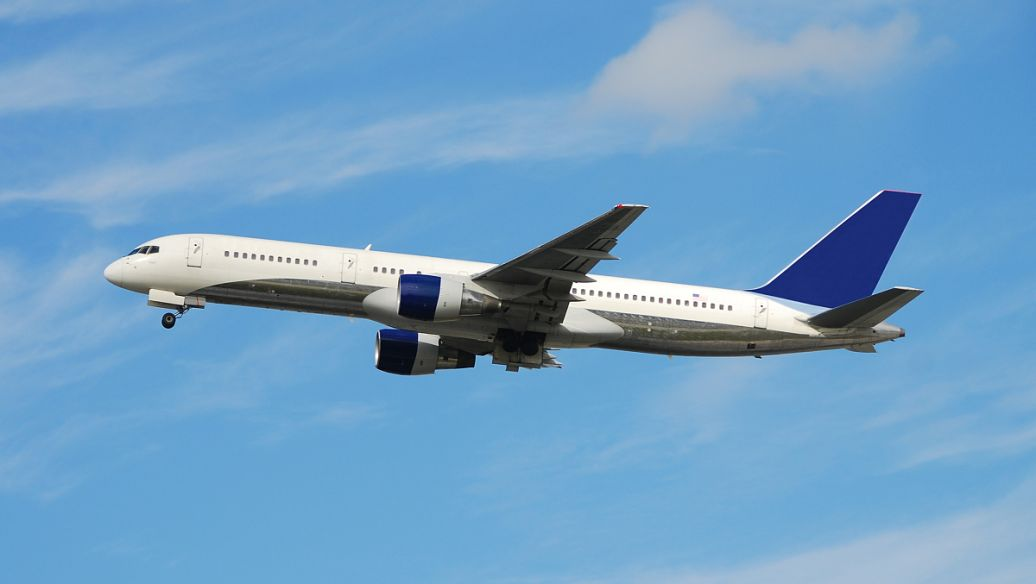
#> input picture task2/example1.jpg, 1036 x 584 px
$ python task2_3_contours.py
#> lines starting #> are read from the running program, lines starting #| are printed output that depends on the picture; after the words box and inside, x2 and y2 are one past the last pixel; in counts of white or black regions, pixels touching at a corner belong together
### task2/src/common.py
# -*- coding: utf-8 -*-
"""task-2 公共工具模块。

包含：目录约定、matplotlib 中文字体设置、BGR/RGB 转换、带文字标签的绘图辅助、
以及统一的"保存图片/视频"接口，保证所有脚本都能从任意工作目录直接运行。
"""

from __future__ import annotations

import json
import sys
from pathlib import Path

import cv2
import numpy as np
import matplotlib

# Windows 控制台默认 GBK，统一改成 UTF-8，避免中文/特殊符号打印报错
for _stream in (sys.stdout, sys.stderr):
    try:
        _stream.reconfigure(encoding="utf-8", errors="replace")
    except Exception:  # pragma: no cover
        pass

matplotlib.use("Agg")  # 无界面环境下渲染到文件
import matplotlib.pyplot as plt

# ---------------------------------------------------------------- 目录约定
TASK2_DIR = Path(__file__).resolve().parents[1]          # .../task2
ASSETS_DIR = TASK2_DIR / "assets"                        # 输入素材
OUT_DIR = TASK2_DIR / "outputs"                          # 全部输出
FIG_DIR = OUT_DIR / "figures"                            # 结果图
VID_DIR = OUT_DIR / "videos"                             # 结果视频
IMG_DIR = OUT_DIR / "images"                             # 单张结果图
DATA_DIR = OUT_DIR / "data"                              # 数值结果 json/csv


def ensure_dirs(*dirs: Path) -> None:
    """创建输出目录（默认创建全部输出子目录）。"""
    for d in (*dirs,) or (FIG_DIR, VID_DIR, IMG_DIR, DATA_DIR):
        Path(d).mkdir(parents=True, exist_ok=True)


def setup_matplotlib() -> None:
    """配置 matplotlib：中文字体、负号显示、高 dpi。"""
    plt.rcParams["font.sans-serif"] = [
        "Microsoft YaHei",
        "SimHei",
        "Noto Sans CJK SC",
        "DejaVu Sans",
    ]
    plt.rcParams["axes.unicode_minus"] = False
    plt.rcParams["figure.dpi"] = 120
    plt.rcParams["savefig.dpi"] = 120
    plt.rcParams["savefig.bbox"] = "tight"


# ---------------------------------------------------------------- 图像工具
def bgr2rgb(img: np.ndarray) -> np.ndarray:
    """OpenCV 默认 BGR 顺序，转成 matplotlib/PIL 使用的 RGB 顺序。"""
    return cv2.cvtColor(img, cv2.COLOR_BGR2RGB)


# [5 lines left out: function put_text, not called in this run]


def save_fig(fig, name: str, subdir: Path = FIG_DIR) -> Path:
    """保存 matplotlib 图像并关闭，避免内存堆积。"""
    subdir.mkdir(parents=True, exist_ok=True)
    path = Path(subdir) / name
    fig.savefig(path)
    plt.close(fig)
    print(f"[figure] {path}")
    return path


def show_panel(ax, img_bgr: np.ndarray, title: str, cmap=None) -> None:
    """在一个 subplot 上显示 OpenCV 图像。"""
    if img_bgr.ndim == 2:
        ax.imshow(img_bgr, cmap=cmap or "gray", vmin=0, vmax=255)
    else:
        ax.imshow(bgr2rgb(img_bgr))
    ax.set_title(title, fontsize=11)
    ax.axis("off")


def imwrite(path: Path, img: np.ndarray) -> Path:
    path = Path(path)
    path.parent.mkdir(parents=True, exist_ok=True)
    ok = cv2.imwrite(str(path), img)
    if not ok:
        raise RuntimeError(f"保存图片失败: {path}")
    print(f"[image ] {path}")
    return path


def dump_json(obj, path: Path) -> Path:
    path = Path(path)
    path.parent.mkdir(parents=True, exist_ok=True)
    with open(path, "w", encoding="utf-8") as f:
        json.dump(obj, f, ensure_ascii=False, indent=2)
    print(f"[json  ] {path}")
    return path


# ---------------------------------------------------------------- 视频工具
class VideoWriter:
    """cv2.VideoWriter 的上下文管理器封装（自动按源视频帧率/尺寸建 writer）。"""

    # [9 lines left out: function __init__, not called in this run]

    def write(self, frame: np.ndarray) -> None:
        self.writer.write(frame)

    def release(self) -> None:
        self.writer.release()

    def __enter__(self):
        return self

    # [26 lines left out: functions __exit__, open_video, read_first_frame, not called in this run]


# ---------------------------------------------------------------- 素材定位
# 优先使用题目提供的官方素材（task2/example*.jpg|mp4），
# 找不到时再退回 make_assets.py 生成的模拟素材（task2/assets/）。
SEARCH_DIRS = [TASK2_DIR, TASK2_DIR / "assets"]


def resolve_asset(name: str) -> Path:
    """按优先级查找素材（官方素材优先），都找不到时给出清晰提示。"""
    for d in SEARCH_DIRS:
        path = d / name
        if path.exists():
            return path
    raise FileNotFoundError(
        f"缺少素材 {name}\n"
        f"  · 官方素材请放到 {TASK2_DIR}\n"
        f"  · 或运行 `python src/make_assets.py` 生成可复现的模拟素材到 {ASSETS_DIR}"
    )


def find_gt(video_path: Path) -> Path:
    """真值 csv 与视频同目录（官方素材没有真值，模拟素材有）。"""
    return video_path.with_name(video_path.stem + "_gt.csv")

### task2/src/task2_3_contours.py
# -*- coding: utf-8 -*-
"""task2-3：检测 example1.jpg 里**飞机**的轮廓并保存，计算它的总面积与总周长。

example1.jpg 是真实照片：**天空背景 + 一架飞机 + 若干云**。直接做 Otsu/阈值会把云也当成目标，
所以这里分两步：

第一步（分割）：把"暗色主体"和"贴着主体的白色高光"合起来
    · 灰度 + 高斯模糊 → Otsu 反相阈值 → 得到暗色主体（飞机机身、机翼、尾翼）；
    · 只保留与主体**连通/紧邻**的低饱和高亮像素（机身白色涂装），而**不去全局**抓高亮，
      这样远处的云就不会被并进来（这是上一版的错误）；
    · 闭运算补孔 + 开运算去噪 → 得到一个干净的前景掩码。

第二步（筛选）：用可解释的判据把云剔掉，只留飞机
    对每个候选轮廓计算 4 个量：
      · 面积占比     占比过小的是噪点；
      · **边缘密度** 区域内 Canny 边缘像素占比 —— 飞机有机身线条/机翼边缘（约 12%），云是光滑的（0%）；
      · **亮度**     区域平均亮度 V / 灰度 —— 云很亮（V≈200），飞机偏暗（V≈128）；
      · 实心度/长宽比 作为辅助说明。
    判定规则：
      · 边缘密度 ≥ 3%  且  平均亮度 V ≤ 170  → **飞机**
      · 边缘密度 < 2%  且  平均亮度 V > 180  → **云**（排除）
      · 其余 → 低置信候选（排除，但仍记录到 json 里）

输出：
    outputs/images/task2_3_contours_annotated.png   只画飞机轮廓的图像
    outputs/images/task2_3_mask.png                 分割掩码
    outputs/images/task2_3_rejected.png             被排除的候选（云等）示意
    outputs/figures/fig_task2_3_contours.png        流程 / 判据 / 统计
    outputs/data/task2_3_contours.json              飞机轮廓的总面积/总周长 + 每个候选的判据
"""

from __future__ import annotations

import cv2
import numpy as np
import matplotlib.pyplot as plt

from common import (
    DATA_DIR, FIG_DIR, IMG_DIR, dump_json, ensure_dirs, imwrite,
    resolve_asset, save_fig, setup_matplotlib, show_panel,
)

MIN_AREA_RATIO = 0.0005      # 面积阈值：图像面积的 0.05%
GROW_RATIO = 0.02            # 只补"紧邻主体"的白色像素：膨胀半径 = 图像对角线的 2%
EDGE_MIN_PCT = 3.0           # 判为"有结构的目标"的边缘密度下限（%）
V_MAX_AIRCRAFT = 170.0       # 飞机区域平均亮度上限（云通常 > 190）
V_MIN_CLOUD = 180.0          # 云的亮度下限
EDGE_MAX_CLOUD = 2.0         # 云的边缘密度上限（%）
COLOR_PLANE = (60, 76, 231)
COLOR_CLOUD = (150, 150, 150)


# ---------------------------------------------------------------- 分割
def build_mask(img: np.ndarray) -> dict:
    gray = cv2.cvtColor(img, cv2.COLOR_BGR2GRAY)
    blur = cv2.GaussianBlur(gray, (5, 5), 0)
    hsv = cv2.cvtColor(img, cv2.COLOR_BGR2HSV)

    # ① 暗色主体（飞机机身、机翼、尾翼；云很亮，不会被选中）
    thr, dark = cv2.threshold(blur, 0, 255, cv2.THRESH_BINARY_INV + cv2.THRESH_OTSU)

    # ② 低饱和高亮（机身白色涂装）—— 全局抓会连云一起抓进来，所以做两版：
    #    raw  : 全局低饱和高亮（候选更全，云也在里面 → 交给第二步的判据筛）
    #    clean: 只取"紧邻主体"的那部分（更严的分割，作为对照展示）
    low_sat = ((hsv[..., 1] < 70) & (hsv[..., 2] > 185)).astype(np.uint8) * 255
    h, w = gray.shape
    grow_r = max(5, int(GROW_RATIO * np.hypot(h, w)))
    seed = cv2.dilate(dark, np.ones((grow_r | 1, grow_r | 1), np.uint8), iterations=1)
    body_white = cv2.bitwise_and(seed, low_sat)

    def merge(a, b):
        m = cv2.bitwise_or(a, b)
        m = cv2.morphologyEx(m, cv2.MORPH_CLOSE, np.ones((7, 7), np.uint8), iterations=2)
        return cv2.morphologyEx(m, cv2.MORPH_OPEN, np.ones((3, 3), np.uint8), iterations=1)

    return dict(gray=gray, hsv=hsv, mask=merge(dark, low_sat), mask_clean=merge(dark, body_white),
                dark=dark, low_sat=low_sat, body_white=body_white,
                otsu=float(thr), edges=cv2.Canny(gray, 50, 150), grow_r=grow_r)


# ---------------------------------------------------------------- 候选 + 判据
def candidates(img: np.ndarray, res: dict) -> list[dict]:
    gray, hsv, edges = res["gray"], res["hsv"], res["edges"]
    h, w = gray.shape
    min_area = MIN_AREA_RATIO * h * w

    cnts, _ = cv2.findContours(res["mask"], cv2.RETR_EXTERNAL, cv2.CHAIN_APPROX_SIMPLE)
    cnts = [c for c in cnts if cv2.contourArea(c) >= min_area]
    cnts.sort(key=lambda c: -cv2.contourArea(c))

    out = []
    for c in cnts:
        area = cv2.contourArea(c)
        perim = cv2.arcLength(c, True)
        x, y, bw, bh = cv2.boundingRect(c)
        region = np.zeros_like(gray)
        cv2.drawContours(region, [c], -1, 255, -1)
        inside = region > 0
        v_mean = float(hsv[..., 2][inside].mean())
        s_mean = float(hsv[..., 1][inside].mean())
        g_mean = float(gray[inside].mean())
        edge_pct = float((edges[inside] > 0).mean() * 100)
        hull = cv2.convexHull(c)
        solidity = float(area / max(cv2.contourArea(hull), 1e-6))

        if edge_pct >= EDGE_MIN_PCT and v_mean <= V_MAX_AIRCRAFT:
            kind, keep = "飞机", True
        elif edge_pct < EDGE_MAX_CLOUD and v_mean > V_MIN_CLOUD:
            kind, keep = "云", False
        else:
            kind, keep = "低置信候选", False

        approx = cv2.approxPolyDP(c, 0.005 * perim, True)
        out.append({
            "id": len(out) + 1,
            "type": kind,
            "kept": keep,
            "area_px2": round(area, 1),
            "perimeter_px": round(perim, 1),
            "area_ratio_pct": round(area / (h * w) * 100, 3),
            "bbox_xywh": [int(x), int(y), int(bw), int(bh)],
            "aspect_w_over_h": round(bw / max(bh, 1), 2),
            "mean_gray": round(g_mean, 1),
            "mean_V": round(v_mean, 1),
            "mean_S": round(s_mean, 1),
            "edge_density_pct": round(edge_pct, 2),
            "solidity": round(solidity, 3),
            "area_approx_poly_px2": round(float(cv2.contourArea(approx)), 1),
            "perimeter_approx_poly_px": round(float(cv2.arcLength(approx, True)), 1),
            "vertices_approx": int(len(approx)),
            "contour": c,
        })
    return out


def main() -> None:
    ensure_dirs(FIG_DIR, IMG_DIR, DATA_DIR)
    setup_matplotlib()
    src = resolve_asset("example1.jpg")
    img = cv2.imread(str(src), cv2.IMREAD_COLOR)
    h, w = img.shape[:2]
    res = build_mask(img)
    cands = candidates(img, res)

    kept = [c for c in cands if c["kept"]]
    rejected = [c for c in cands if not c["kept"]]

    print(f"图像 {w}×{h}  Otsu 阈值 = {res['otsu']:.0f}  白色补全半径 = {res['grow_r']} px")
    print(f"候选轮廓 {len(cands)} 个：")
    print(f"{'#':>2} {'类型':<8} {'面积px²':>9} {'占比':>7} {'亮度V':>7} {'边缘密度':>8} {'实心度':>6}  判定")
    for c in cands:
        print(f"{c['id']:>2} {c['type']:<8} {c['area_px2']:>9.0f} {c['area_ratio_pct']:>6.2f}% "
              f"{c['mean_V']:>7.1f} {c['edge_density_pct']:>7.2f}% {c['solidity']:>6.2f}  "
              f"{'保留(飞机)' if c['kept'] else '排除'}")

    total_area = sum(c["area_px2"] for c in kept)
    total_perim = sum(c["perimeter_px"] for c in kept)
    total_area_poly = sum(c["area_approx_poly_px2"] for c in kept)
    total_perim_poly = sum(c["perimeter_approx_poly_px"] for c in kept)
    print(f"\n✅ 飞机轮廓 {len(kept)} 个：总面积 = {total_area:.1f} px²（占画面 {total_area/(w*h)*100:.2f}%），"
          f"总周长 = {total_perim:.1f} px")
    print(f"   多边形近似：面积 {total_area_poly:.1f} px²，周长 {total_perim_poly:.1f} px")
    print(f"   已排除 {len(rejected)} 个云/干扰候选：" +
          ", ".join(f"#{c['id']}({c['type']},{c['area_px2']:.0f}px²)" for c in rejected))

    # ---------------- 标注图（只画飞机）
    canvas = img.copy()
    for c in kept:
        cv2.drawContours(canvas, [c["contour"]], -1, COLOR_PLANE, 3, cv2.LINE_AA)
        x, y, bw, bh = c["bbox_xywh"]
        cv2.rectangle(canvas, (x, y), (x + bw, y + bh), (255, 255, 255), 1, cv2.LINE_AA)
        label = f"AIRCRAFT #{c['id']}  A={c['area_px2']:.0f}px2  P={c['perimeter_px']:.0f}px"
        cv2.putText(canvas, label, (max(4, x), max(16, y - 8)),
                    cv2.FONT_HERSHEY_SIMPLEX, 0.55, (0, 0, 0), 4, cv2.LINE_AA)
        cv2.putText(canvas, label, (max(4, x), max(16, y - 8)),
                    cv2.FONT_HERSHEY_SIMPLEX, 0.55, COLOR_PLANE, 1, cv2.LINE_AA)
    cv2.putText(canvas, f"aircraft: A={total_area:.0f}px2  P={total_perim:.0f}px", (12, h - 14),
                cv2.FONT_HERSHEY_SIMPLEX, 0.6, (0, 0, 0), 4, cv2.LINE_AA)
    cv2.putText(canvas, f"aircraft: A={total_area:.0f}px2  P={total_perim:.0f}px", (12, h - 14),
                cv2.FONT_HERSHEY_SIMPLEX, 0.6, (255, 255, 255), 1, cv2.LINE_AA)
    imwrite(IMG_DIR / "task2_3_contours_annotated.png", canvas)
    imwrite(IMG_DIR / "task2_3_mask.png", res["mask"])

    # 被排除的候选示意
    rej_canvas = img.copy()
    for c in rejected:
        cv2.drawContours(rej_canvas, [c["contour"]], -1, COLOR_CLOUD, 2, cv2.LINE_AA)
        x, y, bw, bh = c["bbox_xywh"]
        txt = f"REJECT #{c['id']} {c['type']} V={c['mean_V']:.0f} edge={c['edge_density_pct']:.1f}%"
        cv2.putText(rej_canvas, txt, (max(4, x), max(16, y - 6)),
                    cv2.FONT_HERSHEY_SIMPLEX, 0.45, (0, 0, 0), 3, cv2.LINE_AA)
        cv2.putText(rej_canvas, txt, (max(4, x), max(16, y - 6)),
                    cv2.FONT_HERSHEY_SIMPLEX, 0.45, COLOR_CLOUD, 1, cv2.LINE_AA)
    imwrite(IMG_DIR / "task2_3_rejected.png", rej_canvas)

    # ---------------- 汇总图
    fig = plt.figure(figsize=(15, 10.5))
    gs = fig.add_gridspec(3, 3, height_ratios=[1, 1, 0.9], hspace=0.28, wspace=0.18)
    show_panel(fig.add_subplot(gs[0, 0]), img, f"原图 example1.jpg（{w}×{h}，天空+飞机+云）")
    show_panel(fig.add_subplot(gs[0, 1]), res["dark"], f"① Otsu 暗色主体（阈值 {res['otsu']:.0f}）")
    show_panel(fig.add_subplot(gs[0, 2]), res["body_white"],
               f"② 只补紧邻机身的白漆（半径 {res['grow_r']}px）")
    show_panel(fig.add_subplot(gs[1, 0]), res["mask"], "③ 候选掩码：暗色 + 全局高亮（云也在里面）")
    show_panel(fig.add_subplot(gs[1, 1]), canvas, "④ 判据筛选后：只保留飞机轮廓")
    show_panel(fig.add_subplot(gs[1, 2]), rej_canvas, f"⑤ 被排除的候选（{len(rejected)} 个云/干扰）")

    ax1 = fig.add_subplot(gs[2, 0])
    labels = [f"#{c['id']} {c['type']}" for c in cands]
    colors = ["#2e7d32" if c["kept"] else "#9e9e9e" for c in cands]
    ax1.bar(labels, [c["edge_density_pct"] for c in cands], color=colors)
    ax1.axhline(EDGE_MIN_PCT, color="red", ls="--", lw=1, label=f"飞机判定线 {EDGE_MIN_PCT}%")
    ax1.set_title("判据①：边缘密度（飞机有结构、云是光滑的）", fontsize=10)
    ax1.set_ylabel("%")
    ax1.tick_params(axis="x", labelsize=8)
    ax1.legend(fontsize=8)
    ax1.grid(axis="y", alpha=0.3)

    ax2 = fig.add_subplot(gs[2, 1])
    ax2.bar(labels, [c["mean_V"] for c in cands], color=colors)
    ax2.axhline(V_MAX_AIRCRAFT, color="red", ls="--", lw=1, label=f"飞机亮度上限 {V_MAX_AIRCRAFT:.0f}")
    ax2.axhline(V_MIN_CLOUD, color="gray", ls=":", lw=1, label=f"云亮度下限 {V_MIN_CLOUD:.0f}")
    ax2.set_title("判据②：区域平均亮度 V", fontsize=10)
    ax2.set_ylabel("V (0-255)")
    ax2.tick_params(axis="x", labelsize=8)
    ax2.legend(fontsize=8)
    ax2.grid(axis="y", alpha=0.3)

    ax3 = fig.add_subplot(gs[2, 2])
    ax3.axis("off")
    rows = [[f"#{c['id']}", c["type"], f"{c['area_px2']:.0f}", f"{c['perimeter_px']:.0f}",
             f"{c['edge_density_pct']:.1f}%", f"{c['mean_V']:.0f}", "保留" if c["kept"] else "排除"]
            for c in cands]
    tbl = ax3.table(cellText=rows, colLabels=["#", "类型", "面积px²", "周长px", "边缘密度", "亮度V", "结论"],
                    loc="center", cellLoc="center")
    tbl.auto_set_font_size(False)
    tbl.set_fontsize(8)
    tbl.scale(1, 1.35)
    ax3.set_title("候选判据表", fontsize=10)

    fig.suptitle(f"task2-3 飞机轮廓检测：{len(kept)} 个飞机轮廓，总面积 {total_area:.0f} px²，"
                 f"总周长 {total_perim:.0f} px（已排除 {len(rejected)} 个云/干扰）", fontsize=13)
    save_fig(fig, "fig_task2_3_contours.png")

    dump_json({
        "file": src.name,
        "image_size": [w, h],
        "target": "飞机（飞机以外的云/干扰候选已排除）",
        "otsu_threshold": res["otsu"],
        "body_white_grow_radius_px": res["grow_r"],
        "criteria": {
            "min_area_ratio": MIN_AREA_RATIO,
            "aircraft": f"edge_density >= {EDGE_MIN_PCT}% 且 mean_V <= {V_MAX_AIRCRAFT}",
            "cloud": f"edge_density < {EDGE_MAX_CLOUD}% 且 mean_V > {V_MIN_CLOUD}",
        },
        "n_contours": len(kept),
        "total_area_px2": round(total_area, 1),
        "total_perimeter_px": round(total_perim, 1),
        "total_area_ratio_pct": round(total_area / (w * h) * 100, 3),
        "total_area_approx_poly_px2": round(total_area_poly, 1),
        "total_perimeter_approx_poly_px": round(total_perim_poly, 1),
        "n_rejected": len(rejected),
        "rejected_total_area_px2": round(sum(c["area_px2"] for c in rejected), 1),
        "aircraft_contours": [{k: v for k, v in c.items() if k != "contour"} for c in kept],
        "all_candidates": [{k: v for k, v in c.items() if k != "contour"} for c in cands],
    }, DATA_DIR / "task2_3_contours.json")


if __name__ == "__main__":
    main()
#> in main, img is the input picture: shape (584, 1036, 3); mean B, G, R 198.1, 159.7, 111.6
#> in build_mask, `gray = cv2.cvtColor(img, cv2.COLOR_BGR2GRAY)`:
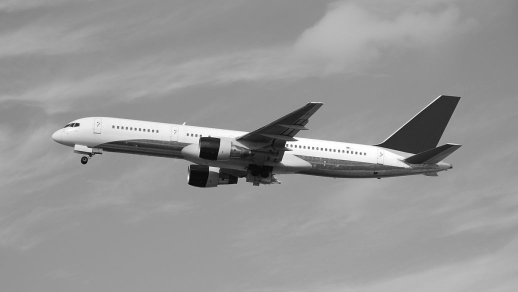
#> gray: shape (584, 1036) (shown at 1/2 size); min 1, max 255, mean 149.7
#> in build_mask, `thr, dark = cv2.threshold(blur, 0, 255, cv2.THRESH_BINARY_INV + cv2.TH..`:
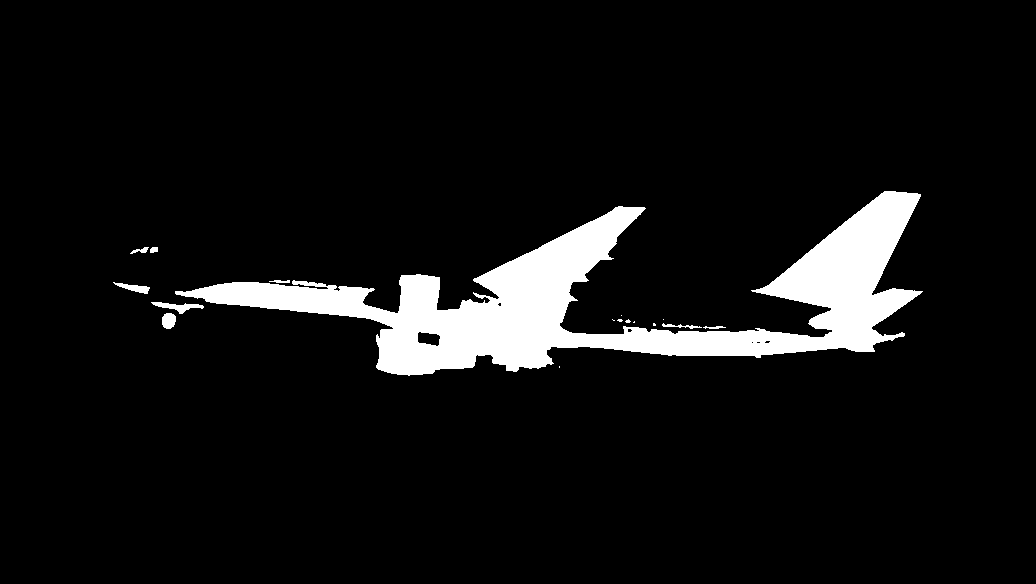
#> dark: shape (584, 1036); 7.1% white; 17 white regions (8 under 20 px), largest, box (x1, y1, x2, y2) and area: (175, 191, 923, 376) 41966, (151, 302, 204, 314) 265, (113, 282, 150, 294) 191
#> in build_mask, `thr, dark = cv2.threshold(blur, 0, 255, cv2.THRESH_BINARY_INV + cv2.TH..`: thr = 105
#> in build_mask, `low_sat = ((hsv[..., 1] < 70) & (hsv[..., 2] > 185)).astype(np.uint8) ..`:
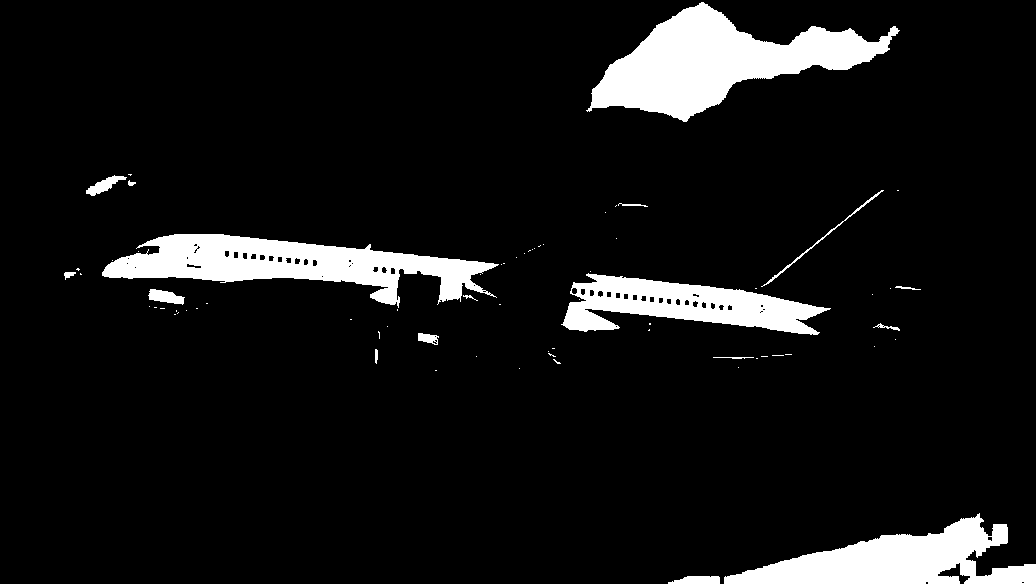
#> low_sat: shape (584, 1036); 8.4% white; 71 white regions (54 under 20 px), largest, box (x1, y1, x2, y2) and area: (586, 2, 900, 122) 16288, (102, 234, 499, 308) 13007, (724, 513, 1036, 584) 10725
#> (the rest of the program and of its run is left out)
